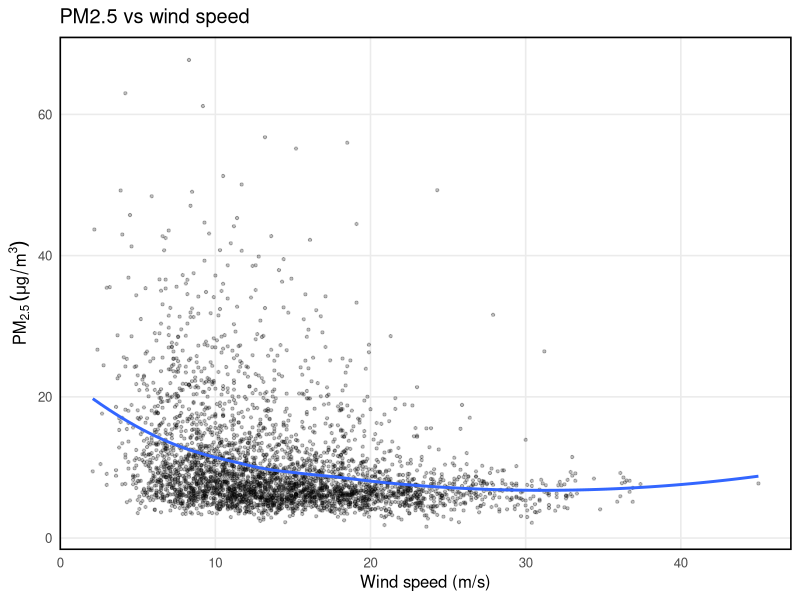
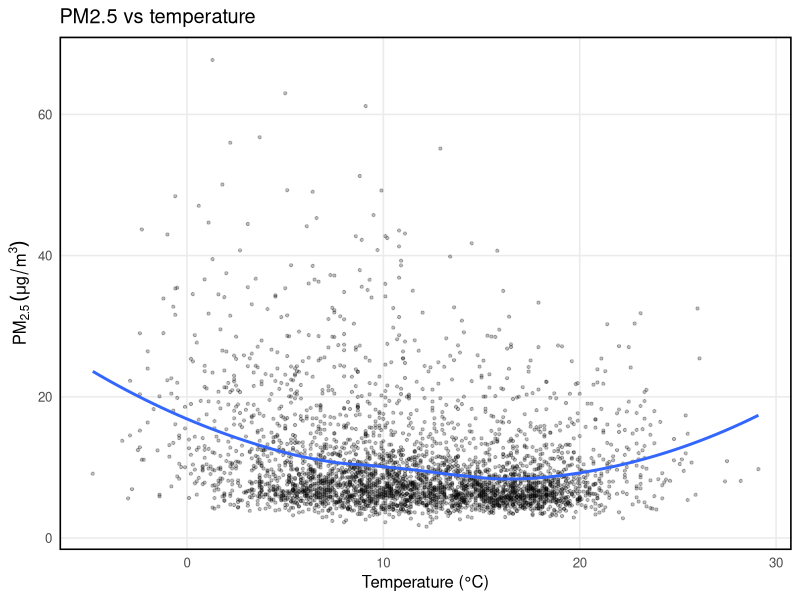
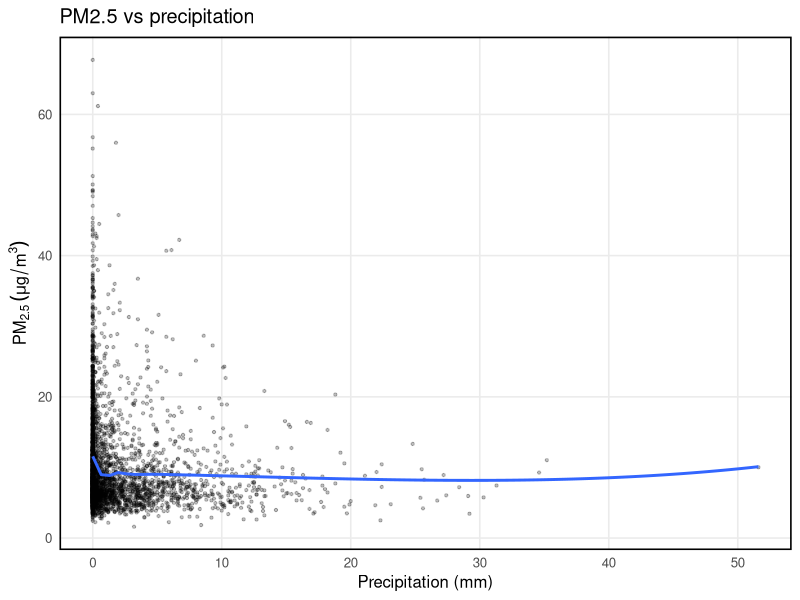
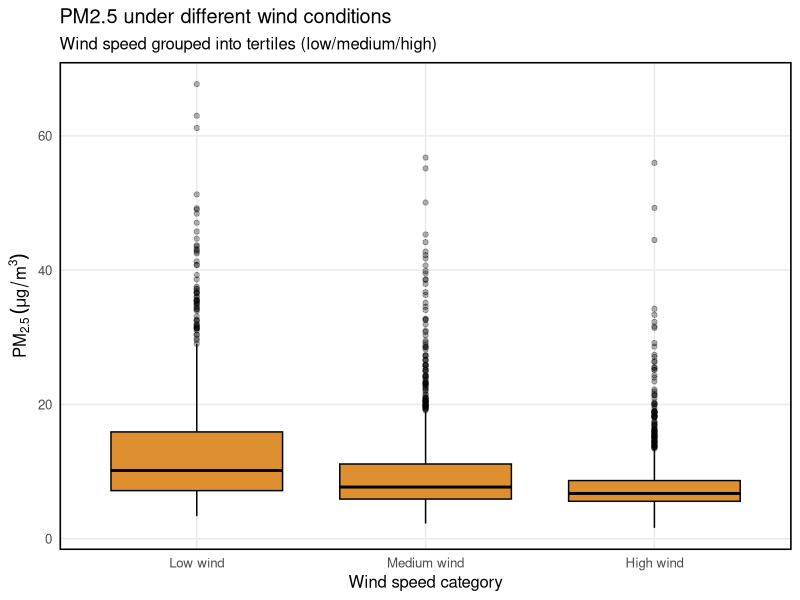

Reproduce these figures in R, in order.
# ============================================================
# IJC437 - Introduction to Data Science (Individual Coursework)
# Script: 04_rq2_weather_association.R
#
# Purpose:
# - Address RQ2 by quantifying associations between daily PM2.5 and
#   meteorological variables (temperature, wind speed, precipitation),
#   and by comparing PM2.5 distributions under different weather conditions.
#
# Research Questions supported:
# - RQ2: How are meteorological conditions associated with daily PM2.5 levels,
#        and how do PM2.5 distributions differ under varying weather conditions?
#
# Inputs:
# - data/processed/merged_pm25_weather.csv
#
#
# Reproducibility notes:
# - Uses complete-case rows for correlation/scatter; group comparisons use the same filtered set.
# - All outputs are saved to disk; minimal console output.
#
# ============================================================



# ==================================================
# Installing and Importing Necessary Libraries
# ==================================================
library(tidyverse)
library(lubridate)
library(Hmisc)
library(scales)



# ==================================================
# Loading Merged Data and Basic Setup
# ==================================================
out_dir_plot <- "output/figures"
out_dir_table <- "output/tables"
dir.create("output/figures", recursive = TRUE, showWarnings = FALSE)
dir.create("output/tables", recursive = TRUE, showWarnings = FALSE)


df <- read_csv("data/processed/merged_pm25_weather.csv", show_col_types = FALSE) %>%
  mutate(date = as.Date(date)) %>%
  arrange(date)

# Keeping only RQ2 columns + drop rows with missing values for correlation/scatter
df_rq2 <- df %>%
  select(date, pm25_london_mean, temp_mean_c, wind_mean_ms, prcp_sum_mm) %>%
  filter(
    !is.na(pm25_london_mean),
    !is.na(temp_mean_c),
    !is.na(wind_mean_ms),
    !is.na(prcp_sum_mm)
  )


# ==================================================
# Spearman correlations (rho + p-values)
# ==================================================

# Correlation matrix (rho)
rho_mat <- cor(
  df_rq2 %>% select(pm25_london_mean, temp_mean_c, wind_mean_ms, prcp_sum_mm),
  method = "spearman",
  use = "complete.obs"
)
rho_mat

# Correlations + p-values (Hmisc)
rc <- rcorr(
  as.matrix(df_rq2 %>% select(pm25_london_mean, temp_mean_c, wind_mean_ms, prcp_sum_mm)),
  type = "spearman"
)
rc  # shows r, n, P

cor_table <- tibble(
  variable = c("temp_mean_c", "wind_mean_ms", "prcp_sum_mm"),
  spearman_rho = c(
    rc$r["pm25_london_mean","temp_mean_c"],
    rc$r["pm25_london_mean","wind_mean_ms"],
    rc$r["pm25_london_mean","prcp_sum_mm"]
  ),
  p_value = c(
    rc$P["pm25_london_mean","temp_mean_c"],
    rc$P["pm25_london_mean","wind_mean_ms"],
    rc$P["pm25_london_mean","prcp_sum_mm"]
  ),
  n = c(
    rc$n["pm25_london_mean","temp_mean_c"],
    rc$n["pm25_london_mean","wind_mean_ms"],
    rc$n["pm25_london_mean","prcp_sum_mm"]
  )
) %>%
  mutate(
    spearman_rho = round(spearman_rho, 3),
    p_value = format.pval(p_value, digits = 3)
  )

cor_table
write_csv(cor_table, file.path(out_dir_table, "Table3_spearman_correlations.csv"))


# ==================================================
# Scatter plots PM25 vs Weather Variables
# ==================================================

base_theme <- theme_minimal(base_size = 12) +
  theme(
    panel.border = element_rect(colour = "black", fill = NA, linewidth = 1.1),
    panel.grid.minor = element_blank()
  )

# PM2.5 vs windspeed
p_wind <- ggplot(df_rq2, aes(x = wind_mean_ms, y = pm25_london_mean)) +
  geom_point(alpha = 0.25, size = 0.8) +
  geom_smooth(method = "loess", se = FALSE) +
  labs(
    title = "PM2.5 vs wind speed",
    x = "Wind speed (m/s)",
    y = expression(PM[2.5]~(mu*g/m^3))
  ) +
  base_theme

ggsave(
  filename = file.path(out_dir_plot, "Fig7_pm25_vs_windspeed.png"),
  plot = p_wind, width = 8, height = 4.5, dpi = 300
)

# PM2.5 vs temperature
p_temp <- ggplot(df_rq2, aes(x = temp_mean_c, y = pm25_london_mean)) +
  geom_point(alpha = 0.25, size = 0.8) +
  geom_smooth(method = "loess", se = FALSE) +
  labs(
    title = "PM2.5 vs temperature",
    x = "Temperature (°C)",
    y = expression(PM[2.5]~(mu*g/m^3))
  ) +
  base_theme

ggsave(
  filename = file.path(out_dir_plot, "Fig8_pm25_vs_temperature.png"),
  plot = p_temp, width = 8, height = 4.5, dpi = 300
)

# PM2.5 vs precipitation
p_prcp <- ggplot(df_rq2, aes(x = prcp_sum_mm, y = pm25_london_mean)) +
  geom_point(alpha = 0.25, size = 0.8) +
  geom_smooth(method = "loess", se = FALSE) +
  labs(
    title = "PM2.5 vs precipitation",
    x = "Precipitation (mm)",
    y = expression(PM[2.5]~(mu*g/m^3))
  ) +
  base_theme

ggsave(
  filename = file.path(out_dir_plot, "Fig9_pm25_vs_precipitation.png"),
  plot = p_prcp, width = 8, height = 4.5, dpi = 300
)



# ==================================================
# Conditional Distributions Wind Groups
# ==================================================

# Creating wind speed tertiles (Low/Medium/High)
df_rq2b <- df_rq2 %>%
  mutate(
    wind_group = ntile(wind_mean_ms, 3),
    wind_group = factor(
      wind_group,
      levels = c(1, 2, 3),
      labels = c("Low wind", "Medium wind", "High wind")
    )
  )

# Checking group sizes
df_rq2b %>% count(wind_group)

# Boxplot: PM2.5 distribution by wind category
p_wind_box <- ggplot(df_rq2b, aes(x = wind_group, y = pm25_london_mean)) +
  geom_boxplot(fill = "#de9030", color = "black", outlier.alpha = 0.3) +
  labs(
    title = "PM2.5 under different wind conditions",
    subtitle = "Wind speed grouped into tertiles (low/medium/high)",
    x = "Wind speed category",
    y = expression(PM[2.5]~(mu*g/m^3))
  ) +
  base_theme

ggsave(
  filename = file.path(out_dir_plot, "Fig10_pm25_by_wind_categories.png"),
  plot = p_wind_box, width = 8, height = 4.5, dpi = 300
)

# Summary stats by wind group 
wind_summary <- df_rq2b %>%
  group_by(wind_group) %>%
  summarise(
    n_days = n(),
    mean_pm25 = mean(pm25_london_mean),
    median_pm25 = median(pm25_london_mean),
    iqr_pm25 = IQR(pm25_london_mean),
    .groups = "drop"
  ) %>%
  mutate(
    mean_pm25 = round(mean_pm25, 2),
    median_pm25 = round(median_pm25, 2),
    iqr_pm25 = round(iqr_pm25, 2)
  )

wind_summary
write_csv(wind_summary, file.path(out_dir_table, "Table4_wind_group_summary.csv"))



# ==================================================
# Statistical test (Kruskal–Wallis) for Wind Groups
# ==================================================

# Test whether PM2.5 distributions differ across wind categories
kw_wind <- kruskal.test(pm25_london_mean ~ wind_group, data = df_rq2b)
kw_wind

# =========================================================
# Output:
#
#        Kruskal-Wallis rank sum test
#
# data:  pm25_london_mean by wind_group
# Kruskal-Wallis chi-squared = 374.27, df = 2, p-value < 2.2e-16
# 
# =========================================================
